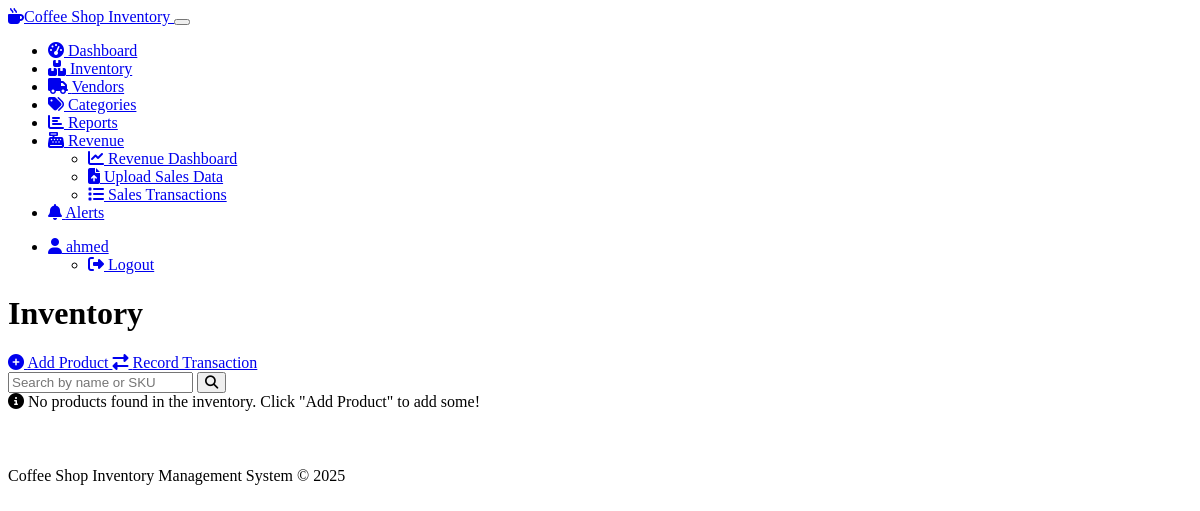
Before: /inventory (signed in) with the older database file.
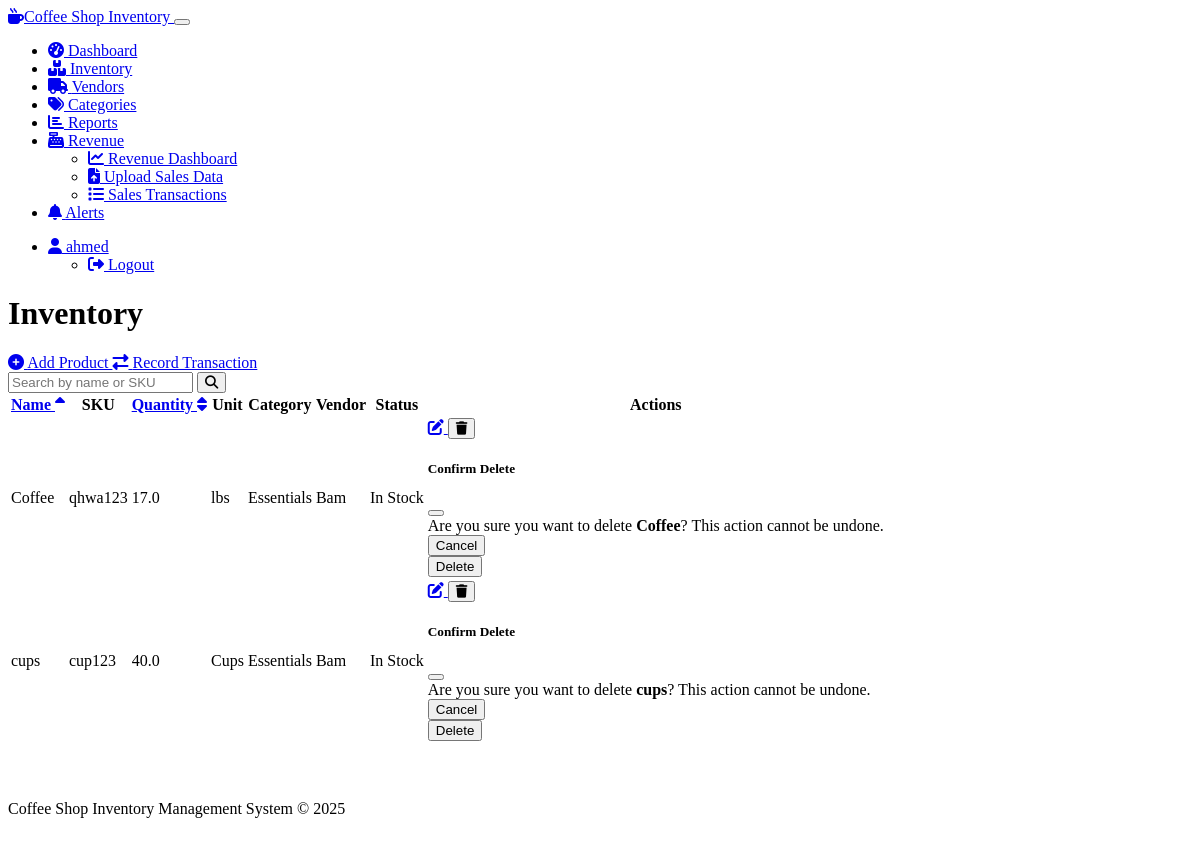
After: the same page with the newer database file.
### models.py (models this page shows, shortened)
class User(UserMixin, db.Model):
    id = db.Column(db.Integer, primary_key=True)
    username = db.Column(db.String(64), unique=True, nullable=False)
    email = db.Column(db.String(120), unique=True, nullable=False)
    password_hash = db.Column(db.String(256), nullable=False)
    created_at = db.Column(db.DateTime, default=datetime.utcnow)

class Product(db.Model):
    id = db.Column(db.Integer, primary_key=True)
    name = db.Column(db.String(100), nullable=False)
    sku = db.Column(db.String(50), unique=True)
    description = db.Column(db.Text)
    unit = db.Column(db.String(20), default='each')  # e.g., lb, kg, oz, each
    quantity = db.Column(db.Float, default=0.0)
    min_quantity = db.Column(db.Float, default=1.0)  # Low stock threshold
    price = db.Column(db.Float, default=0.0)  # Cost price
    category_id = db.Column(db.Integer, db.ForeignKey('category.id'))
    vendor_id = db.Column(db.Integer, db.ForeignKey('vendor.id'))
    created_at = db.Column(db.DateTime, default=datetime.utcnow)
    updated_at = db.Column(db.DateTime, default=datetime.utcnow, onupdate=datetime.utcnow)
    transactions = db.relationship('InventoryTransaction', backref='product', lazy=True)
    @property
    def is_low_stock(self):
        return self.quantity <= self.min_quantity

class Category(db.Model):
    id = db.Column(db.Integer, primary_key=True)
    name = db.Column(db.String(100), nullable=False)
    description = db.Column(db.Text)
    products = db.relationship('Product', backref='category', lazy=True)

class Vendor(db.Model):
    id = db.Column(db.Integer, primary_key=True)
    name = db.Column(db.String(100), nullable=False)
    contact_name = db.Column(db.String(100))
    email = db.Column(db.String(120))
    phone = db.Column(db.String(20))
    address = db.Column(db.Text)
    notes = db.Column(db.Text)
    products = db.relationship('Product', backref='vendor', lazy=True)

### inventory.py (the view)
@inventory.route('/inventory')
@login_required
def inventory_list():
    search_query = request.args.get('search', '')
    sort_by = request.args.get('sort_by', 'name')
    sort_order = request.args.get('sort_order', 'asc')
    query = Product.query
    if search_query:
        query = query.filter(Product.name.ilike(f'%{search_query}%') |
                             Product.sku.ilike(f'%{search_query}%'))
    if sort_order == 'asc':
        query = query.order_by(getattr(Product, sort_by))
    else:
        query = query.order_by(desc(getattr(Product, sort_by)))
    products = query.all()
    return render_template('inventory_list.html',
                          products=products,
                          search_query=search_query,
                          sort_by=sort_by,
                          sort_order=sort_order)

### app.py (called while the page is built)
    @app.context_processor
    def utility_processor():
        return {
            'get_low_stock_products': get_low_stock_products,
            'get_products_by_category': get_products_by_category,
            'get_inventory_value': get_inventory_value,
            'get_transaction_history': get_transaction_history,
            'format_currency': format_currency,
            'get_category_value_distribution': get_category_value_distribution,
            'get_transaction_summary': get_transaction_summary
        }

### models.py (called while the page is built)
@login_manager.user_loader
def load_user(user_id):
    return User.query.get(int(user_id))

### utils.py (called while the page is built)
def get_low_stock_products():
    return Product.query.filter(Product.quantity <= Product.min_quantity).all()

### templates/inventory_list.html (shortened to what this page needs)
{% extends "base.html" %}
{% block content %}
<div class="d-flex justify-content-between align-items-center mb-4">
    <h1 class="display-5 mb-0">Inventory</h1>
    <div>
        <a href="{{ url_for('inventory.create_product') }}" class="btn btn-primary">
            <i class="fas fa-plus-circle me-1"></i> Add Product
        </a>
        <a href="{{ url_for('inventory.add_transaction') }}" class="btn btn-success ms-2">
            <i class="fas fa-exchange-alt me-1"></i> Record Transaction
        </a>
    </div>
</div>
<div class="card border-0 shadow-sm mb-4">
    <div class="card-body">
        <form action="{{ url_for('inventory.inventory_list') }}" method="GET" class="row g-3">
            <div class="col-md-8">
                <div class="input-group">
                    <input type="text" name="search" id="search" class="form-control" placeholder="Search by name or SKU" value="{{ search_query }}">
                    <button type="submit" class="btn btn-primary">
                        <i class="fas fa-search"></i>
                    </button>
                </div>
            </div>
        </form>
    </div>
</div>
<div class="card border-0 shadow-sm">
    <div class="card-body p-0">
        {% if products %}
        <div class="table-responsive">
            <table class="table table-hover mb-0">
                <thead class="table-light">
                    <tr>
                        <th>
                            <a href="{{ url_for('inventory.inventory_list', search=search_query, sort_by='name', sort_order='desc' if sort_by == 'name' and sort_order == 'asc' else 'asc') }}" class="text-decoration-none text-dark">
                                Name
                                {% if sort_by == 'name' %}
                                <i class="fas fa-sort-{{ 'up' if sort_order == 'asc' else 'down' }}"></i>
                                {% else %}
                                <i class="fas fa-sort text-muted"></i>
                                {% endif %}
                            </a>
                        </th>
                        <th>SKU</th>
                        <th>
                            <a href="{{ url_for('inventory.inventory_list', search=search_query, sort_by='quantity', sort_order='desc' if sort_by == 'quantity' and sort_order == 'asc' else 'asc') }}" class="text-decoration-none text-dark">
                                Quantity
                                {% if sort_by == 'quantity' %}
                                <i class="fas fa-sort-{{ 'up' if sort_order == 'asc' else 'down' }}"></i>
                                {% else %}
                                <i class="fas fa-sort text-muted"></i>
                                {% endif %}
                            </a>
                        </th>
                        <th>Unit</th>
                        <th>Category</th>
                        <th>Vendor</th>
                        <th>Status</th>
                        <th>Actions</th>
                    </tr>
                </thead>
                <tbody>
                    {% for product in products %}
                    <tr>
                        <td>{{ product.name }}</td>
                        <td>{{ product.sku or '-' }}</td>
                        <td>{{ product.quantity }}</td>
                        <td>{{ product.unit }}</td>
                        <td>{{ product.category.name if product.category else '-' }}</td>
                        <td>{{ product.vendor.name if product.vendor else '-' }}</td>
                        <td>
                            {% if product.is_low_stock %}
                            <span class="badge bg-danger">Low Stock</span>
                            {% else %}
                            <span class="badge bg-success">In Stock</span>
                            {% endif %}
                        </td>
                        <td>
                            <div class="btn-group" role="group">
                                <a href="{{ url_for('inventory.edit_product', id=product.id) }}" class="btn btn-sm btn-primary">
                                    <i class="fas fa-edit"></i>
                                </a>
                                <button type="button" class="btn btn-sm btn-danger" data-bs-toggle="modal" data-bs-target="#deleteModal{{ product.id }}">
                                    <i class="fas fa-trash"></i>
                                </button>
                            </div>
                            <div class="modal fade" id="deleteModal{{ product.id }}" tabindex="-1" aria-labelledby="deleteModalLabel{{ product.id }}" aria-hidden="true">
                                <div class="modal-dialog">
                                    <div class="modal-content">
                                        <div class="modal-header">
                                            <h5 class="modal-title" id="deleteModalLabel{{ product.id }}">Confirm Delete</h5>
                                            <button type="button" class="btn-close" data-bs-dismiss="modal" aria-label="Close"></button>
                                        </div>
                                        <div class="modal-body">
                                            Are you sure you want to delete <strong>{{ product.name }}</strong>? This action cannot be undone.
                                        </div>
                                        <div class="modal-footer">
                                            <button type="button" class="btn btn-secondary" data-bs-dismiss="modal">Cancel</button>
                                            <form action="{{ url_for('inventory.delete_product', id=product.id) }}" method="POST">
                                                <button type="submit" class="btn btn-danger">Delete</button>
                                            </form>
                                        </div>
                                    </div>
                                </div>
                            </div>
                        </td>
                    </tr>
                    {% endfor %}
                </tbody>
            </table>
        </div>
        {% else %}
        <div class="alert alert-info m-3">
            {% if search_query %}
            <i class="fas fa-info-circle me-2"></i> No products found matching "<strong>{{ search_query }}</strong>".
            {% else %}
            <i class="fas fa-info-circle me-2"></i> No products found in the inventory. Click "Add Product" to add some!
            {% endif %}
        </div>
        {% endif %}
    </div>
</div>
{% endblock %}

### templates/base.html (shortened to what this page needs)
<!DOCTYPE html>
<html lang="en" data-bs-theme="dark">
<head>
    <link rel="stylesheet" href="https://cdn.replit.com/agent/bootstrap-agent-dark-theme.min.css">
    <link rel="stylesheet" href="https://cdnjs.cloudflare.com/ajax/libs/font-awesome/6.4.0/css/all.min.css">
    <link rel="stylesheet" href="{{ url_for('static', filename='css/custom.css') }}">
</head>
<body>
    <header>
        <nav class="navbar navbar-expand-lg bg-dark navbar-dark">
            <div class="container-fluid">
                <a class="navbar-brand" href="{{ url_for('main.index') }}">
                    <i class="fas fa-mug-hot me-2"></i>Coffee Shop Inventory
                </a>
                <button class="navbar-toggler" type="button" data-bs-toggle="collapse" data-bs-target="#navbarNav" aria-controls="navbarNav" aria-expanded="false" aria-label="Toggle navigation">
                </button>
                <div class="collapse navbar-collapse" id="navbarNav">
                    <ul class="navbar-nav me-auto">
                        {% if current_user.is_authenticated %}
                        <li class="nav-item">
                            <a class="nav-link {% if request.path == url_for('main.dashboard') %}active{% endif %}" href="{{ url_for('main.dashboard') }}">
                                <i class="fas fa-tachometer-alt me-1"></i> Dashboard
                            </a>
                        </li>
                        <li class="nav-item">
                            <a class="nav-link {% if '/inventory' in request.path and not '/vendors' in request.path and not '/categories' in request.path %}active{% endif %}" href="{{ url_for('inventory.inventory_list') }}">
                                <i class="fas fa-boxes me-1"></i> Inventory
                            </a>
                        </li>
                        <li class="nav-item">
                            <a class="nav-link {% if '/vendors' in request.path %}active{% endif %}" href="{{ url_for('inventory.vendor_list') }}">
                                <i class="fas fa-truck me-1"></i> Vendors
                            </a>
                        </li>
                        <li class="nav-item">
                            <a class="nav-link {% if '/categories' in request.path %}active{% endif %}" href="{{ url_for('inventory.category_list') }}">
                                <i class="fas fa-tags me-1"></i> Categories
                            </a>
                        </li>
                        <li class="nav-item">
                            <a class="nav-link {% if '/reports' in request.path %}active{% endif %}" href="{{ url_for('reports.report_dashboard') }}">
                                <i class="fas fa-chart-bar me-1"></i> Reports
                            </a>
                        </li>
                        <li class="nav-item dropdown">
                            <a class="nav-link dropdown-toggle {% if '/revenue' in request.path %}active{% endif %}" href="#" id="revenueDropdown" role="button" data-bs-toggle="dropdown" aria-expanded="false">
                                <i class="fas fa-cash-register me-1"></i> Revenue
                            </a>
                            <ul class="dropdown-menu" aria-labelledby="revenueDropdown">
                                <li>
                                    <a class="dropdown-item" href="{{ url_for('revenue.revenue_dashboard') }}">
                                        <i class="fas fa-chart-line me-1"></i> Revenue Dashboard
                                    </a>
                                </li>
                                <li>
                                    <a class="dropdown-item" href="{{ url_for('revenue.upload_sales') }}">
                                        <i class="fas fa-file-upload me-1"></i> Upload Sales Data
                                    </a>
                                </li>
                                <li>
                                    <a class="dropdown-item" href="{{ url_for('revenue.sales_list') }}">
                                        <i class="fas fa-list me-1"></i> Sales Transactions
                                    </a>
                                </li>
                            </ul>
                        </li>
                        <li class="nav-item">
                            <a class="nav-link {% if '/alerts' in request.path %}active{% endif %}" href="{{ url_for('main.alerts') }}">
                                <i class="fas fa-bell me-1"></i> Alerts
                                {% set low_stock_count = get_low_stock_products()|length %}
                            </a>
                        </li>
                        {% endif %}
                    </ul>
                    <ul class="navbar-nav">
                        {% if current_user.is_authenticated %}
                        <li class="nav-item dropdown">
                            <a class="nav-link dropdown-toggle" href="#" id="navbarDropdown" role="button" data-bs-toggle="dropdown" aria-expanded="false">
                                <i class="fas fa-user me-1"></i> {{ current_user.username }}
                            </a>
                            <ul class="dropdown-menu dropdown-menu-end" aria-labelledby="navbarDropdown">
                                <li>
                                    <a class="dropdown-item" href="{{ url_for('auth.logout') }}">
                                        <i class="fas fa-sign-out-alt me-1"></i> Logout
                                    </a>
                                </li>
                            </ul>
                        </li>
                        {% endif %}
                    </ul>
                </div>
            </div>
        </nav>
    </header>
    <main class="container my-4">
        {% block content %}{% endblock %}
    </main>
    <footer class="footer mt-auto py-3 bg-dark">
        <div class="container text-center">
            <span class="text-muted">Coffee Shop Inventory Management System &copy; 2025</span>
        </div>
    </footer>
</body>
</html>

### static/css/custom.css (style rules this page uses)
.card { border-radius: 0.5rem; transition: transform 0.3s, box-shadow 0.3s; }
.footer { margin-top: 2rem; padding: 1.5rem 0; }
.badge.bg-success { background-color: var(--bs-success) !important; }

Changed rows visible on the page:
added Product: name "Coffee", sku "qhwa123", quantity "17.0", unit "lbs", category "Essentials", vendor "Bam", min_quantity "In Stock"
added Product: name "cups", sku "cup123", quantity "40.0", unit "Cups", category "Essentials", vendor "Bam", min_quantity "In Stock"
Other visible differences:
text no longer shown: "No products found in the inventory. Click \"Add Product\" to add some!"
text now shown: "Name SKU Quantity Unit Category Vendor Status Actions"
